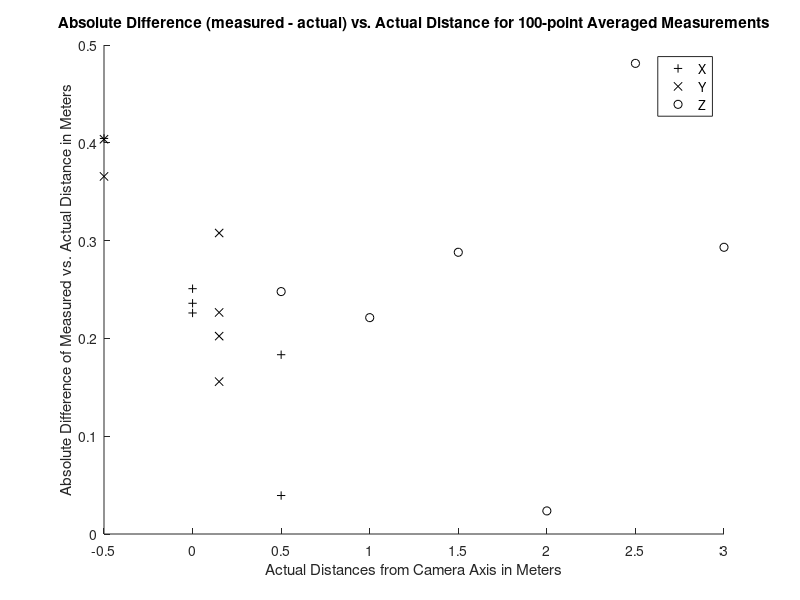
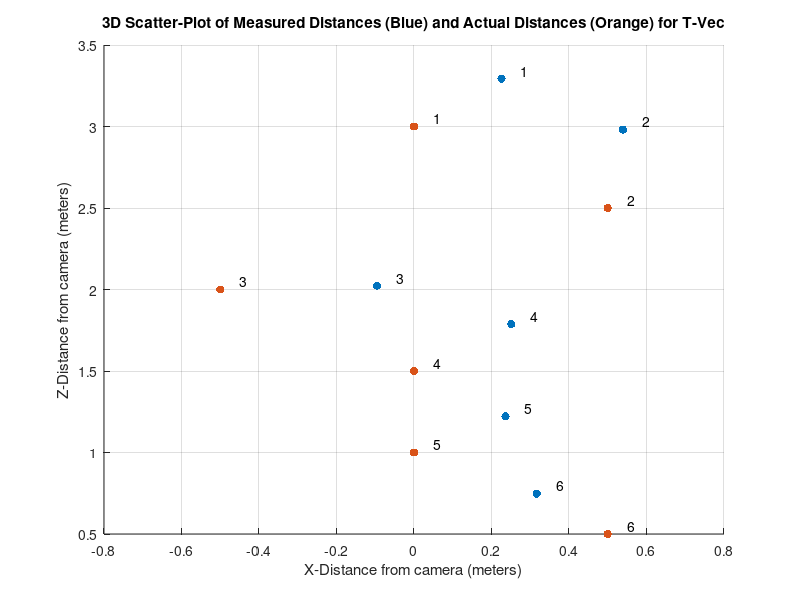

Here is the MATLAB script that generated these plots, in order:
% I have adhered to all the tenets of the
% Duke Community Standard in creating this code.
% Signed: [az73]

actualX = [0.0, 0.5, -0.5, 0.0, 0.0, 0.5];
actualY = [-0.5, -0.5, 0.15, 0.15, 0.15, 0.15];
actualZ = [3.0, 2.5, 2.0, 1.5, 1.0, 0.5];

measuredX = [0.2260003091465015, 0.539337805545108, -0.0955411711546724, ...
    0.25083453971433867, 0.23592277492994485, 0.3166804623961357];
measuredY = [-0.9036565855961202, -0.8656376205957353, -0.005805840002677583, ...
    -0.052328328076992794, -0.15777351438220122, -0.07653146246143244];
measuredZ = [3.293166920469143, 2.9812171184139036, 2.0236091821129403, ...
    1.7880688645290288, 1.221224215442547, 0.7478678143169196];

figure(1)
clf;
hold on;

xplot2 = plot(actualX, abs(measuredX - actualX), 'k+');
yplot = plot(actualY, abs(measuredY - actualY), 'kx');
zplot = plot(actualZ, abs(measuredZ - actualZ), 'ko');

xlabel('Actual Distances from Camera Axis in Meters');
ylabel('Absolute Difference of Measured vs. Actual Distance in Meters');
title('Absolute Difference (measured - actual) vs. Actual Distance for 100-point Averaged Measurements');
legend('X', 'Y', 'Z');

figure(2)
clf;

hold on;
D3plot1 = scatter3(measuredX, measuredZ, measuredY, 'filled');
text(measuredX(1)+0.05, measuredZ(1)+0.05, measuredY(1)+0.05, '1');
text(measuredX(2)+0.05, measuredZ(2)+0.05, measuredY(2)+0.05, '2');
text(measuredX(3)+0.05, measuredZ(3)+0.05, measuredY(3)+0.05, '3');
text(measuredX(4)+0.05, measuredZ(4)+0.05, measuredY(4)+0.05, '4');
text(measuredX(5)+0.05, measuredZ(5)+0.05, measuredY(5)+0.05, '5');
text(measuredX(6)+0.05, measuredZ(6)+0.05, measuredY(6)+0.05, '6');
D3plot2 = scatter3(actualX, actualZ, actualY, 'filled');
text(actualX(1)+0.05, actualZ(1)+0.05, actualY(1)+0.05, '1');
text(actualX(2)+0.05, actualZ(2)+0.05, actualY(2)+0.05, '2');
text(actualX(3)+0.05, actualZ(3)+0.05, actualY(3)+0.05, '3');
text(actualX(4)+0.05, actualZ(4)+0.05, actualY(4)+0.05, '4');
text(actualX(5)+0.05, actualZ(5)+0.05, actualY(5)+0.05, '5');
text(actualX(6)+0.05, actualZ(6)+0.05, actualY(6)+0.05, '6');
title('3D Scatter-Plot of Measured Distances (Blue) and Actual Distances (Orange) for T-Vec');
xlabel('X-Distance from camera (meters)');
ylabel('Z-Distance from camera (meters)');
zlabel('Y-Distance from camera (meters)');
grid on;
